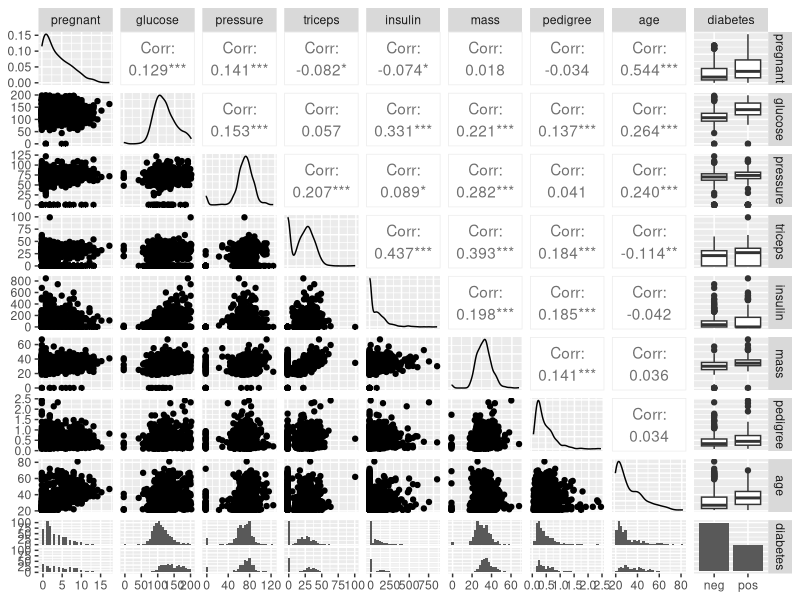
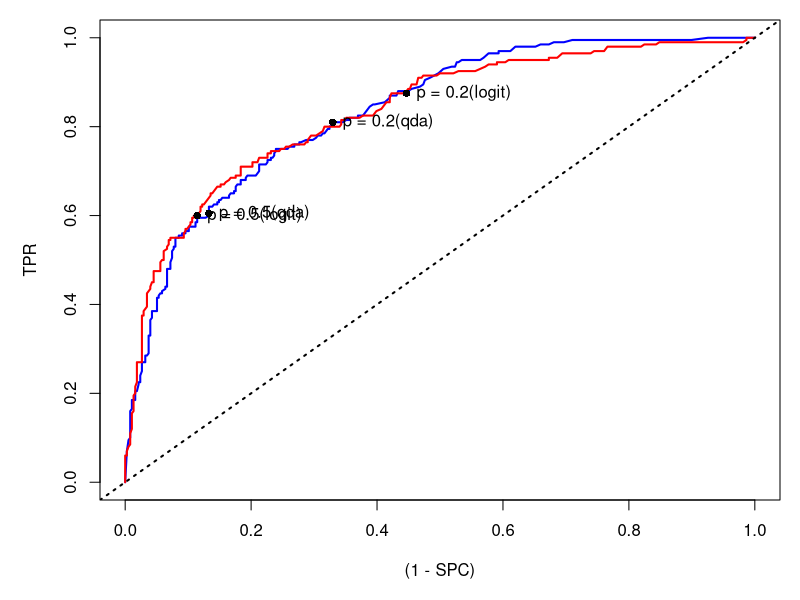
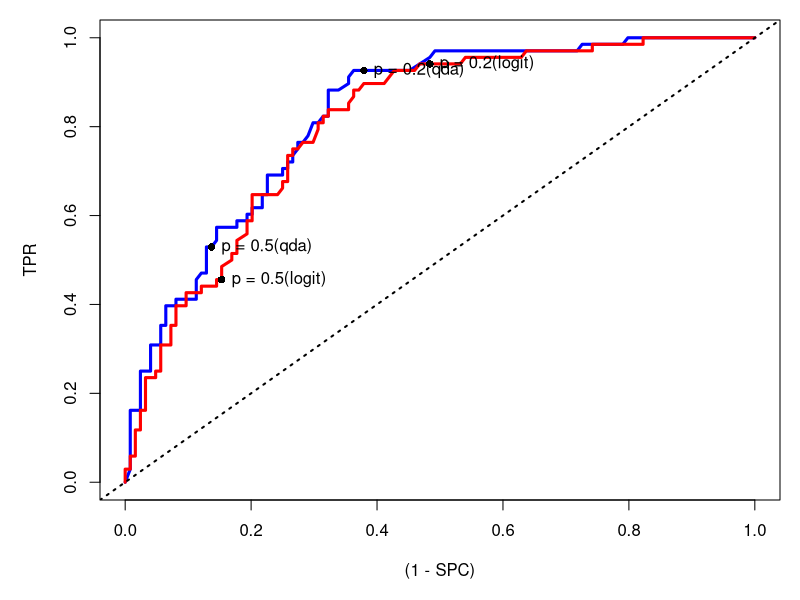

The R source for these figures, in order:

library('GGally')
library('MASS')
# install.packages('mlbench')
library('mlbench')
data(PimaIndiansDiabetes)
head(PimaIndiansDiabetes)
#Зададим ядро генератора случайных чисел и объём обучающей выборки.

my.seed <- 234
train.percent <- 0.75
options("ggmatrix.progress.bar" = FALSE)

#Исходные данные: набор PimaIndiansDiabetes
?PimaIndiansDiabetes
head(PimaIndiansDiabetes)

str(PimaIndiansDiabetes)

# графики разброса
ggp <- ggpairs(PimaIndiansDiabetes)
print(ggp, progress = FALSE)
# доли наблюдений в столбце Diabetes
table(PimaIndiansDiabetes$diabetes ) / sum(table(PimaIndiansDiabetes$diabetes ))

#Отбираем наблюдения в обучающую выборку
set.seed(my.seed)
inTrain <- sample(seq_along(PimaIndiansDiabetes$diabetes),
                  nrow(PimaIndiansDiabetes)*train.percent)
df <- PimaIndiansDiabetes[inTrain, ]
# фактические значения на обучающей выборке
Факт <- df$diabetes

#Строим модели, чтобы спрогнозировать Diabetes
#Логистическая регрессия
model.logit <- glm(diabetes ~ pregnant + glucose + pressure + triceps + 
                     insulin + mass + age , data = df, family = 'binomial')
summary(model.logit)


model.logit <- glm(diabetes ~ pregnant + glucose + pressure + triceps + 
                     mass + age , data = df, family = 'binomial')
summary(model.logit)


model.logit <- glm(diabetes ~ pregnant + glucose + pressure +  
                     mass + age , data = df, family = 'binomial')
summary(model.logit)


model.logit <- glm(diabetes ~ pregnant + glucose + pressure +  
                     mass, data = df, family = 'binomial')
summary(model.logit)







# прогноз: вероятности принадлежности классу 'Pos' (диабет)
p.logit <- predict(model.logit, df, type = 'response')
Прогноз <- factor(ifelse(p.logit > 0.5, 2, 1),
                  levels = c(1, 2),
                  labels = c('neg', 'pos'))
# матрица неточностей
conf.m <- table(Факт, Прогноз)
conf.m

# чувствительность
conf.m[2, 2] / sum(conf.m[2, ])

# специфичность
conf.m[1, 1] / sum(conf.m[1, ])

# верность
sum(diag(conf.m)) / sum(conf.m)


#QDA
model.qda <- qda(diabetes ~ pregnant + glucose + pressure + triceps + 
                   insulin + mass + age, data = PimaIndiansDiabetes[inTrain, ])
model.qda

# прогноз: вероятности принадлежности классу 'Pos' (диабет)
p.qda <- predict(model.qda, df, type = 'response')
Прогноз <- factor(ifelse(p.qda$posterior[, 'pos'] > 0.5, 
                         2, 1), 
                  levels = c(1, 2), 
                  labels = c('neg', 'pos')) 




# матрица неточностей
conf.m <- table(Факт, Прогноз)
conf.m

# чувствительность
conf.m[2, 2] / sum(conf.m[2, ])

# специфичность
conf.m[1, 1] / sum(conf.m[1, ])

# верность
sum(diag(conf.m)) / sum(conf.m)









# Подбор границы отсечения вероятностей классов —----------------------------— 

# ROC-кривая =========================================================== 

# считаем 1-SPC и TPR для всех вариантов границы отсечения 
x <- NULL # для (1 - SPC) 
y <- NULL # для TPR 
x1 <- NULL 
y1 <- NULL 
# заготовка под матрицу неточностей 
tbl <- as.data.frame(matrix(rep(0, 4), 2, 2)) 
rownames(tbl) <- c('fact.No', 'fact.Yes') 
colnames(tbl) <- c('predict.No', 'predict.Yes') 
# вектор вероятностей для перебора 
p.vector <- seq(0, 1, length = 501) 
# цикл по вероятностям отсечения 
for (p in p.vector){ 
  # прогноз 
  Прогноз <- factor(ifelse(p.qda$posterior[, 'pos'] > p, 
                           2, 1), 
                    levels = c(1, 2), 
                    labels = c('neg', 'pos')) 
  
  # фрейм со сравнением факта и прогноза 
  df.compare <- data.frame(Факт = Факт, Прогноз = Прогноз) 
  
  # заполняем матрицу неточностей 
  tbl[1, 1] <- nrow(df.compare[df.compare$Факт == 'neg' & df.compare$Прогноз == 'neg', ]) 
  tbl[2, 2] <- nrow(df.compare[df.compare$Факт == 'pos' & df.compare$Прогноз == 'pos', ]) 
  tbl[1, 2] <- nrow(df.compare[df.compare$Факт == 'neg' & df.compare$Прогноз == 'pos', ]) 
  tbl[2, 1] <- nrow(df.compare[df.compare$Факт == 'pos' & df.compare$Прогноз == 'neg', ]) 
  
  # считаем характеристики 
  TPR <- tbl[2, 2] / sum(tbl[2, 2] + tbl[2, 1]) 
  y <- c(y, TPR) 
  SPC <- tbl[1, 1] / sum(tbl[1, 1] + tbl[1, 2]) 
  x <- c(x, 1 - SPC) 
} 
for (p in p.vector){ 
  # прогноз 
  Прогноз1 <- factor(ifelse(p.logit > p, 
                            2, 1), 
                     levels = c(1, 2), 
                     labels = c('neg', 'pos')) 
  
  # фрейм со сравнением факта и прогноза 
  df.compare <- data.frame(Факт = Факт, Прогноз1 = Прогноз1) 
  
  #заполняем матрицу неточностей 
  tbl[1, 1] <- nrow(df.compare[df.compare$Факт == 'neg' & df.compare$Прогноз == 'neg', ]) 
  tbl[2, 2] <- nrow(df.compare[df.compare$Факт == 'pos' & df.compare$Прогноз == 'pos', ]) 
  tbl[1, 2] <- nrow(df.compare[df.compare$Факт == 'neg' & df.compare$Прогноз == 'pos', ])
  tbl[2, 1] <- nrow(df.compare[df.compare$Факт == 'pos' & df.compare$Прогноз == 'neg', ]) 
  
  # считаем характеристики 
  TPR <- tbl[2, 2] / sum(tbl[2, 2] + tbl[2, 1]) 
  y1 <- c(y1, TPR) 
  SPC <- tbl[1, 1] / sum(tbl[1, 1] + tbl[1, 2]) 
  x1 <- c(x1, 1 - SPC) 
} 
# строим ROC-кривую 

par(mar = c(5, 5, 1, 1)) 
# кривая 
plot(x, y, type = 'l', col = 'blue', lwd = 2, #qda 
     xlab = '(1 - SPC)', ylab = 'TPR', 
     xlim = c(0, 1), ylim = c(0, 1)) 
lines(x1, y1, type = 'l', col = 'red', lwd = 2, #logit 
      xlab = '(1 - SPC)', ylab = 'TPR', 
      xlim = c(0, 1), ylim = c(0, 1)) 
# прямая случайного классификатора 
abline(a = 0, b = 1, lty = 3, lwd = 2) 
# точка для вероятности 0.5 
points(x[p.vector == 0.5], y[p.vector == 0.5], pch = 16) 
text(x[p.vector == 0.5], y[p.vector == 0.5], 'p = 0.5(qda)', pos = 4) 
# точка для вероятности 0.2 
points(x[p.vector == 0.2], y[p.vector == 0.2], pch = 16) 
text(x[p.vector == 0.2], y[p.vector == 0.2], 'p = 0.2(qda)', pos = 4) 

# точка для вероятности 0.5 
points(x1[p.vector == 0.5], y1[p.vector == 0.5], pch = 16) 
text(x1[p.vector == 0.5], y1[p.vector == 0.5], 'p = 0.5(logit)', pos = 4) 
# точка для вероятности 0.2 
points(x1[p.vector == 0.2], y1[p.vector == 0.2], pch = 16) 
text(x1[p.vector == 0.2], y1[p.vector == 0.2], 'p = 0.2(logit)', pos = 4) 


df1 <- PimaIndiansDiabetes[-inTrain, ] 
# фактические значения на обучающей выборке 
Факт1 <- df1$diabetes 

# Logit ========================================================================== 

model.logit <- glm(diabetes ~ pregnant + glucose  +  
                     mass, data = df1, family = 'binomial') 
summary(model.logit) 

p.logit <- predict(model.logit, df1, type = 'response') 
Прогноз <- factor(ifelse(p.logit > 0.5, 2, 1), 
                  levels = c(1, 2), 
                  labels = c('neg', 'pos')) 


# QDA ========================================================================== 
model.qda <- qda(diabetes ~ pregnant + glucose + pressure + triceps + 
                   insulin + mass + age, data = df1) 
model.qda 
# прогноз: вероятности принадлежности классу 'pos' (диабет) 
p.qda <- predict(model.qda, df1, type = 'response') 
Прогноз <- factor(ifelse(p.qda$posterior[, 'pos'] > 0.5, 
                         2, 1), 
                  levels = c(1, 2), 
                  labels = c('neg', 'pos')) 


# считаем 1-SPC и TPR для всех вариантов границы отсечения 
x <- NULL # для (1 - SPC) 
y <- NULL # для TPR 
x1 <- NULL 
y1 <- NULL 
# заготовка под матрицу неточностей 
tbl <- as.data.frame(matrix(rep(0, 4), 2, 2)) 
rownames(tbl) <- c('fact.No', 'fact.Yes') 
colnames(tbl) <- c('predict.No', 'predict.Yes') 
# вектор вероятностей для перебора 
p.vector <- seq(0, 1, length = 501) 
# цикл по вероятностям отсечения 
for (p in p.vector){ 
  # прогноз 
  Прогноз <- factor(ifelse(p.qda$posterior[, 'pos'] > p, 
                           2, 1), 
                    levels = c(1, 2), 
                    labels = c('neg', 'pos')) 
  
  # фрейм со сравнением факта и прогноза 
  df.compare <- data.frame(Факт1 = Факт1, Прогноз = Прогноз) 
  
  # заполняем матрицу неточностей 
  tbl[1, 1] <- nrow(df.compare[df.compare$Факт == 'neg' & df.compare$Прогноз == 'neg', ]) 
  tbl[2, 2] <- nrow(df.compare[df.compare$Факт == 'pos' & df.compare$Прогноз == 'pos', ]) 
  tbl[1, 2] <- nrow(df.compare[df.compare$Факт == 'neg' & df.compare$Прогноз == 'pos', ]) 
  tbl[2, 1] <- nrow(df.compare[df.compare$Факт == 'pos' & df.compare$Прогноз == 'neg', ]) 
  
  # считаем характеристики 
  TPR <- tbl[2, 2] / sum(tbl[2, 2] + tbl[2, 1]) 
  y <- c(y, TPR) 
  SPC <- tbl[1, 1] / sum(tbl[1, 1] + tbl[1, 2]) 
  x <- c(x, 1 - SPC) 
} 
for (p in p.vector){ 
  # прогноз 
  Прогноз1 <- factor(ifelse(p.logit > p, 
                            2, 1), 
                     levels = c(1, 2), 
                     labels = c('neg', 'pos')) 
  
  # фрейм со сравнением факта и прогноза 
  df.compare <- data.frame(Факт1 = Факт1, Прогноз1 = Прогноз1) 
  
  #заполняем матрицу неточностей 
  tbl[1, 1] <- nrow(df.compare[df.compare$Факт == 'neg' & df.compare$Прогноз == 'neg', ]) 
  tbl[2, 2] <- nrow(df.compare[df.compare$Факт == 'pos' & df.compare$Прогноз == 'pos', ]) 
  tbl[1, 2] <- nrow(df.compare[df.compare$Факт == 'neg' & df.compare$Прогноз == 'pos', ]) 
  tbl[2, 1] <- nrow(df.compare[df.compare$Факт == 'pos' & df.compare$Прогноз == 'neg', ]) 
  
  # считаем характеристики 
  TPR <- tbl[2, 2] / sum(tbl[2, 2] + tbl[2, 1]) 
  y1 <- c(y1, TPR) 
  SPC <- tbl[1, 1] /
    sum(tbl[1, 1] + tbl[1, 2]) 
  x1 <- c(x1, 1 - SPC) 
} 
# строим ROC-кривую
 

par(mar = c(5, 5, 1, 1)) 
# кривая 
plot(x, y, type = 'l', col = 'blue', lwd = 3, #qda 
     xlab = '(1 - SPC)', ylab = 'TPR', 
     xlim = c(0, 1), ylim = c(0, 1)) 
lines(x1, y1, type = 'l', col = 'red', lwd = 3, #logit 
      xlab = '(1 - SPC)', ylab = 'TPR', 
      xlim = c(0, 1), ylim = c(0, 1)) 
# прямая случайного классификатора 
abline(a = 0, b = 1, lty = 3, lwd = 2) 

# точка для вероятности 0.5 
points(x[p.vector == 0.5], y[p.vector == 0.5], pch = 16) 
text(x[p.vector == 0.5], y[p.vector == 0.5], 'p = 0.5(qda)', pos = 4) 
# точка для вероятности 0.2 
points(x[p.vector == 0.2], y[p.vector == 0.2], pch = 16) 
text(x[p.vector == 0.2], y[p.vector == 0.2], 'p = 0.2(qda)', pos = 4) 

# точка для вероятности 0.5 
points(x1[p.vector == 0.5], y1[p.vector == 0.5], pch = 16) 
text(x1[p.vector == 0.5], y1[p.vector == 0.5], 'p = 0.5(logit)', pos = 4) 
# точка для вероятности 0.2 
points(x1[p.vector == 0.2], y1[p.vector == 0.2], pch = 16) 
text(x1[p.vector == 0.2], y1[p.vector == 0.2], 'p = 0.2(logit)', pos = 4)


#Сравнивая модели по Roc-кривым на обучающей выборке можно сделать вывод, что модель QDA в целом справляется лучше с задачей выявления диабета, чем модель логистической регрессии. 
#При уменьшении с 0.5 до 0.2 вероятности у обеих моделей увеличивается чувствительность, но так же растет и доля ложных срабатываний. 
#Причем доля ложных срабатываний у модели логистической регрессии больше, чем у модели QDA. 

#Сравнивая модели по Roc-кривым на тестовой выборке, можно сделать аналогичные выводы. 

#Модель QDA на исходном наборе данных работает лучше, т.к. квадратный дискриминантный анализ является более гибким методом, по сравнению с логистической регрессией. 

